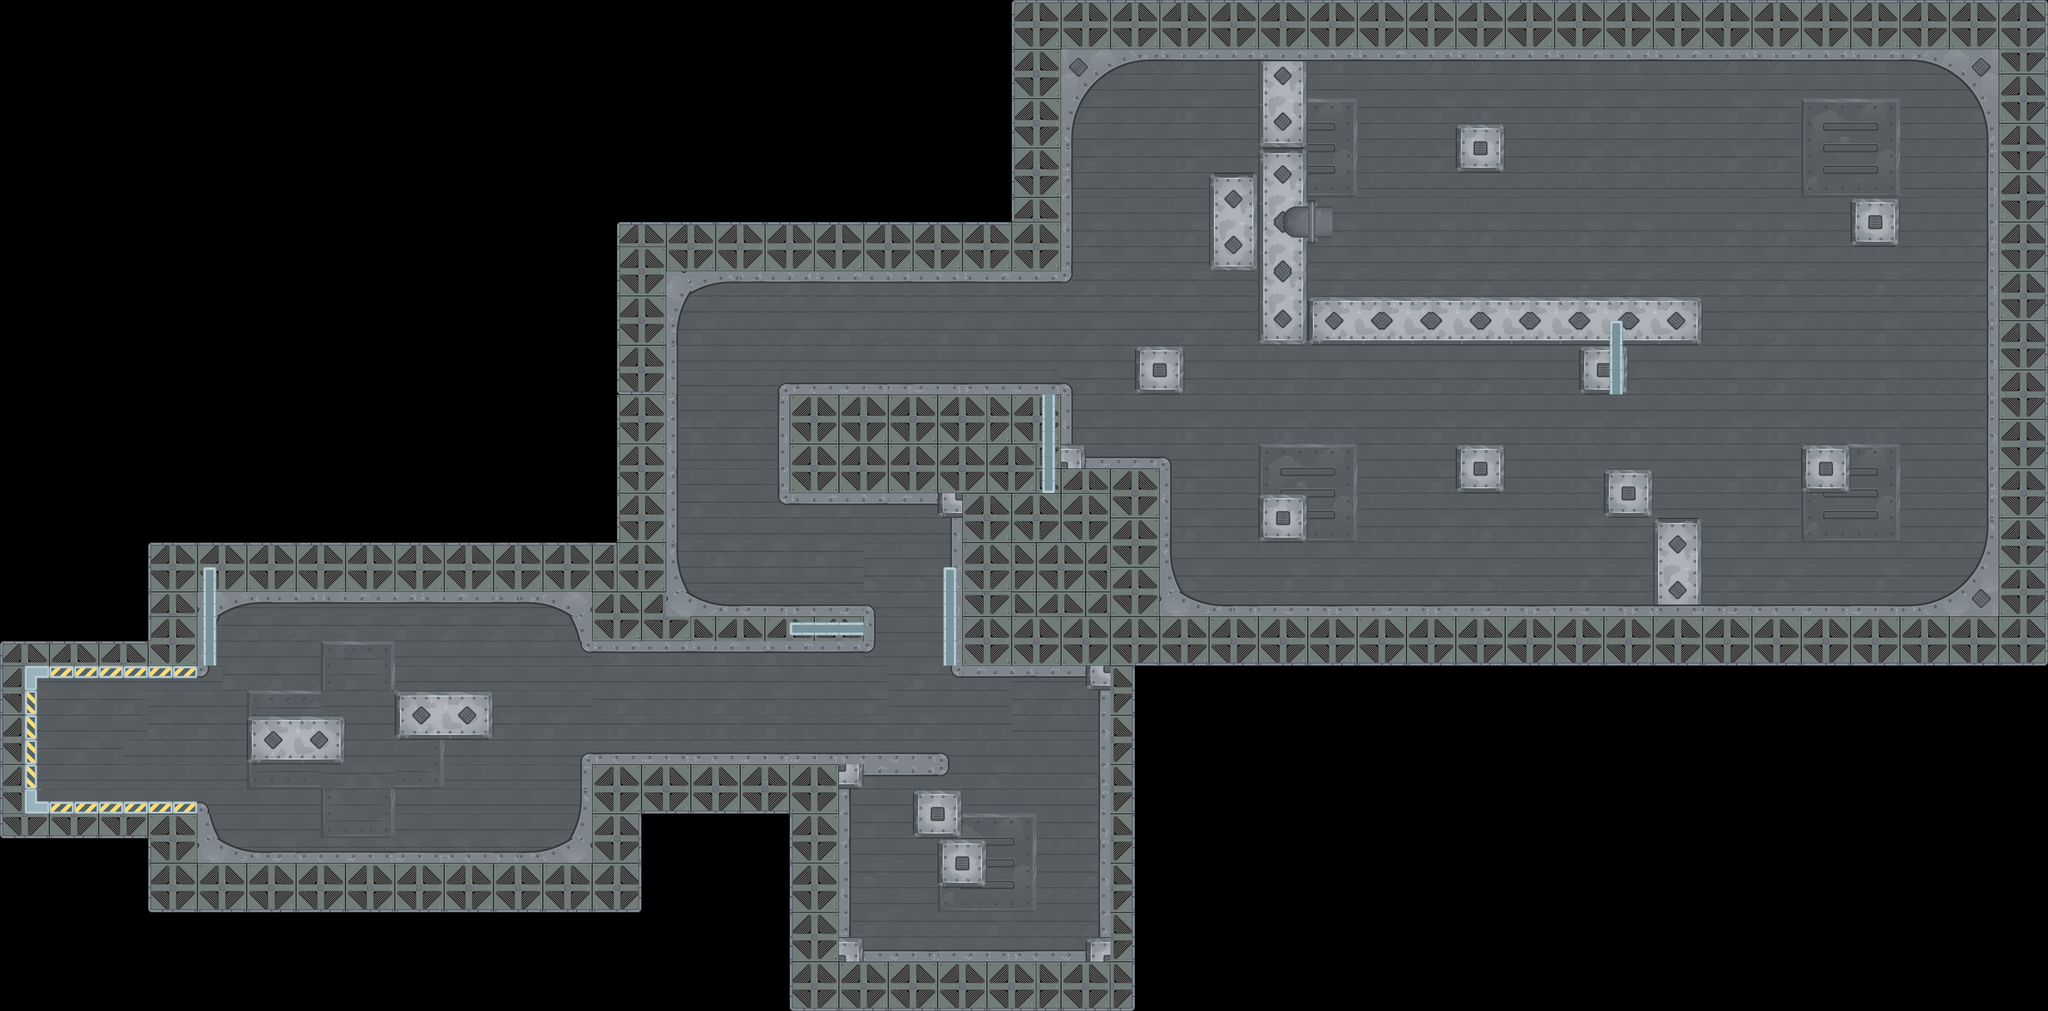

A 2D game scene composited from a Tiled map and its tileset images. What follows is a short description and the map's XML, with each tile layer's data collapsed to a summary:
An orthogonal 83x41 tile map with 64x64 px tiles, 3 tile layers (background, bourder, above) and 115 objects (30x gold, 13x enimy, 11x circle, 10x box, 7x crystal, ...).

<map version="1.2" tiledversion="1.2.4" orientation="orthogonal" renderorder="right-down" width="83" height="41" tilewidth="64" tileheight="64" infinite="0" nextlayerid="22" nextobjectid="154">
 <properties>
  <property name="score" type="int" value="920" />
 </properties>
 <tileset firstgid="1" source="tiles2.tsx" />
 <layer id="16" name="background" width="83" height="41">
  <data>[3403 cells, 1419 non-empty, 32 distinct tile ids]</data>
 </layer>
 <layer id="17" name="bourder" width="83" height="41">
  <data>[3403 cells, 1015 non-empty, 65 distinct tile ids]</data>
 </layer>
 <layer id="18" name="above" width="83" height="41">
  <data>[3403 cells, 26 non-empty, 11 distinct tile ids]</data>
 </layer>
 <objectgroup color="#000000" id="3" name="BourderObjet">
  <object id="28" x="94.75" y="1758.88">
   <polyline points="0,0 -0.25,321.875 413.75,321.625 416.25,323.375 428,326.125 436.75,330.625 442.5,337.625 447.5,354.125 465.25,405.875 473.25,422.125 530.75,448.375 558.5,452.625 576.75,455.125 1291.5,454.125 1314.75,451.125 1351,440.375 1380.5,424.625 1393.5,406.875 1411.25,361.625 1413,345.125 1415,215.125 1420.75,202.375 1432.25,197.375 1441.25,198.375 1445.25,198.625 2348,197.875 2354.5,199.875 2362,207.625 2364,215.375 2364.25,236.125 2360.25,244.375 2354.75,249.875 2348,253.125 2339.75,253.125 2336.5,251.625 2145,251.625 2144.75,277.625 2135.25,286.875 2108.25,287.875 2107.66,673.125 2135.99,673.212 2145.25,683.125 2145.25,709.67 2721.43,709.852 2723.25,709.852 2723.07,684.398 2732.16,674.761 2759.61,674.58 2759.07,31.8523 2732.7,31.4886 2722.7,22.0341 2722.52,-3.78409 2391.25,-3.23864 2385.8,-5.60227 2380.34,-9.23864 2376.16,-15.6023 2373.61,-21.2386 2375.07,-24.1477 2373.8,-417.057 2348.52,-417.239 2338.52,-425.966 2338.52,-451.784 1943.25,-451.602 1936.34,-453.784 1931.07,-458.511 1927.8,-463.239 1926.16,-468.148 1925.98,-476.511 1927.07,-478.875 1926.89,-737.239 1925.98,-738.33 1926.16,-747.602 1929.25,-752.693 1932.89,-757.239 1942.7,-762.875 1950.34,-762.693 1953.25,-761.239 2656.89,-761.239 2658.16,-761.784 2669.43,-762.33 2674.89,-758.511 2680.7,-753.602 2682.7,-748.875 2684.89,-738.511 2684.16,-733.42 2684.7,-607.42 2686.34,-605.239 2710.52,-604.875 2719.98,-595.784 2720.34,-569.602 2913.25,-569.602 2916.52,-570.693 2922.7,-570.693 2926.7,-569.602 2935.43,-563.966 2939.25,-556.693 2940.34,-549.42 2940.7,-296.511 2940.7,-296.875 2943.43,-285.602 2950.52,-259.057 2966.34,-223.602 2977.8,-212.511 3014.16,-195.602 3041.8,-188.875 3072.16,-184.511 4879.43,-185.784 4912.7,-191.602 4945.98,-204.33 4981.8,-226.148 5013.61,-255.784 5036.89,-289.602 5057.07,-339.42 5061.07,-363.239 5062.89,-393.966 5062.16,-1419.78 5055.8,-1454.69 5042.7,-1489.24 5032.89,-1505.97 5009.8,-1537.78 4992.52,-1554.51 4947.25,-1584.51 4899.07,-1600.69 4873.61,-1603.6 2872.89,-1603.6 2844.7,-1600.33 2811.61,-1589.97 2768.34,-1566.33 2738.16,-1539.06 2709.43,-1500.33 2693.43,-1463.24 2684.89,-1423.24 2683.98,-1042.69 2680.34,-1035.06 2673.8,-1029.24 2666.52,-1026.88 2658.34,-1026.69 2656.7,-1027.97 1783.98,-1027.6 1759.98,-1024.15 1730.89,-1016.15 1698.34,-1001.6 1685.07,-986.148 1669.07,-950.875 1663.07,-926.33 1660.52,-907.057 1661.07,-300.148 1664.16,-284.511 1669.43,-263.784 1679.8,-236.693 1692.34,-215.602 1696.89,-212.875 1731.61,-197.42 1761.61,-188.148 1781.98,-185.602 2147.61,-186.33 2157.98,-185.239 2164.52,-182.148 2169.98,-175.057 2172.16,-168.148 2172.34,-159.602 2172.52,-83.7841 2170.16,-77.4205 2165.61,-72.1477 2159.25,-68.3295 2153.43,-66.1477 2146.52,-66.875 2144.7,-68.3295 1441.43,-67.9659 1439.07,-66.875 1431.98,-66.6932 1427.25,-68.5114 1421.8,-71.2386 1418.52,-75.9659 1415.25,-81.2386 1414.7,-92.1477 1411.43,-97.0568 1407.07,-113.784 1400.38,-133.897 1385.07,-163.971 1377.07,-169.425 1311.98,-193.425 1276.34,-196.153 1249.43,-196.698 566.886,-195.971 544.523,-193.789 506.523,-182.516 479.977,-168.153 467.068,-151.062 458.159,-130.88 447.614,-96.5164 444.886,-82.1527 444.341,-18.1527 440.341,-12.5164 434.886,-6.69818 429.25,-3.60727 421.795,-3.06182 417.432,-3.97091 414.159,-0.334545 -3.29545,0.0290909" />
  </object>
  <object id="48" x="645.758" y="1859.2" width="248.833" height="125.5" />
  <object id="49" x="1028.73" y="1796" width="248.909" height="121.455" />
  <object id="50" x="2373" y="2052" width="120.667" height="121.333" />
  <object id="51" x="2435.67" y="2180" width="122" height="121.333" />
  <object id="52" x="2947.09" y="899.455" width="122.727" height="122.545" />
  <object id="53" x="3266.73" y="1283.09" width="122.909" height="122.182" />
  <object id="54" x="3777" y="1153.5" width="125.5" height="125" />
  <object id="55" x="4163" y="1220" width="123.333" height="122" />
  <object id="56" x="4290" y="1346.33" width="123.667" height="226.667" />
  <object id="57" x="4675.63" y="1155.88" width="122.125" height="121.625" />
  <object id="58" x="4803.25" y="514.5" width="123.25" height="123.25" />
  <object id="59" x="3778.88" y="323.5" width="122.75" height="123.375" />
  <object id="60" x="3265.33" y="155.667" width="123.667" height="737.667" />
  <object id="61" x="3138.55" y="450" width="123.636" height="251.818" />
  <object id="62" x="3393.67" y="771.667" width="1020.33" height="121.333" />
  <object id="63" x="4098.25" y="898.75" width="123.25" height="122.75" />
  <object id="71" x="530" y="1617" width="27.5" height="108" />
  <object id="72" x="2448.33" y="1471.67" width="30.6667" height="255.333" />
 </objectgroup>
 <objectgroup id="21" name="Place">
  <object id="47" type="place" x="4790.91" y="381.818">
   <properties>
    <property name="code" type="int" value="0" />
   </properties>
   <point />
  </object>
 </objectgroup>
 <objectgroup id="2" name="Player">
  <object id="26" type="player" x="248.485" y="1912.12">
   <point />
  </object>
 </objectgroup>
 <objectgroup id="4" name="Box">
  <object id="110" type="box" x="1780" y="1904">
   <properties>
    <property name="code" type="int" value="1" />
   </properties>
   <point />
  </object>
  <object id="111" type="box" x="2560" y="2120">
   <properties>
    <property name="code" type="int" value="1" />
   </properties>
   <point />
  </object>
  <object id="112" type="box" x="2916" y="568">
   <properties>
    <property name="code" type="int" value="2" />
   </properties>
   <point />
  </object>
  <object id="113" type="box" x="3116" y="1420">
   <properties>
    <property name="code" type="int" value="1" />
   </properties>
   <point />
  </object>
  <object id="114" type="box" x="4204" y="700">
   <point />
  </object>
  <object id="115" type="box" x="5012" y="1500">
   <point />
  </object>
  <object id="117" type="box" x="4354.55" y="248.485">
   <properties>
    <property name="code" type="int" value="5" />
   </properties>
   <point />
  </object>
  <object id="118" type="box" x="2375.76" y="1463.64">
   <properties>
    <property name="code" type="int" value="4" />
   </properties>
   <point />
  </object>
  <object id="119" type="box" x="2987.88" y="318.182">
   <properties>
    <property name="code" type="int" value="4" />
   </properties>
   <point />
  </object>
  <object id="120" type="box" x="2736.36" y="2357.58">
   <properties>
    <property name="code" type="int" value="3" />
   </properties>
   <point />
  </object>
 </objectgroup>
 <objectgroup id="5" name="Enimy">
  <!-- 84 objects omitted --></objectgroup>
 <objectgroup id="6" name="Pickup">
  <!-- 71 objects omitted --></objectgroup>
 <objectgroup id="7" name="Door">
  <!-- 32 objects omitted --></objectgroup>
 <objectgroup id="10" name="Bomb">
  <!-- 27 objects omitted --></objectgroup>
 <objectgroup id="11" name="Light" />
 <objectgroup id="13" name="Zone" visible="0">
  <!-- 18 objects omitted --></objectgroup>
 <objectgroup id="14" name="Circle">
  <!-- 12 objects omitted --></objectgroup>
 <objectgroup id="15" name="Text">
  <!-- 1 objects omitted --></objectgroup>
</map>
<!-- 84 of 115 objects omitted -->